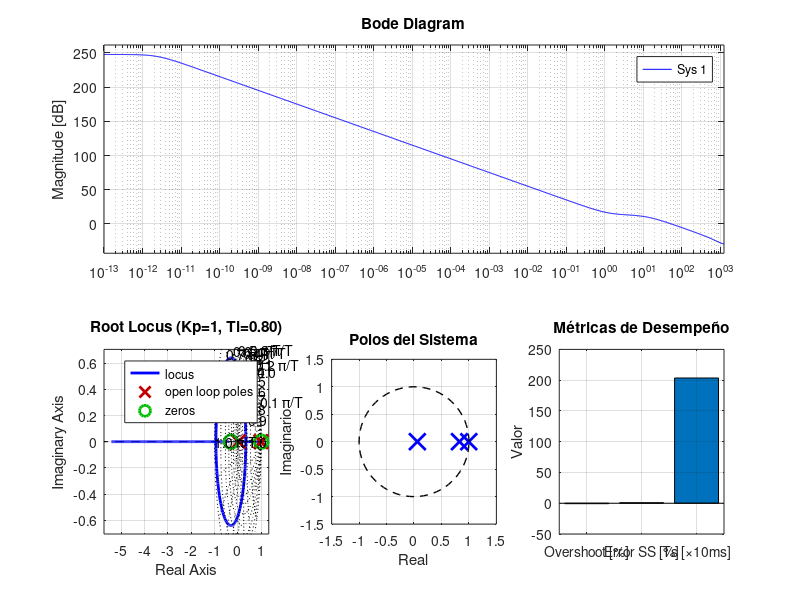
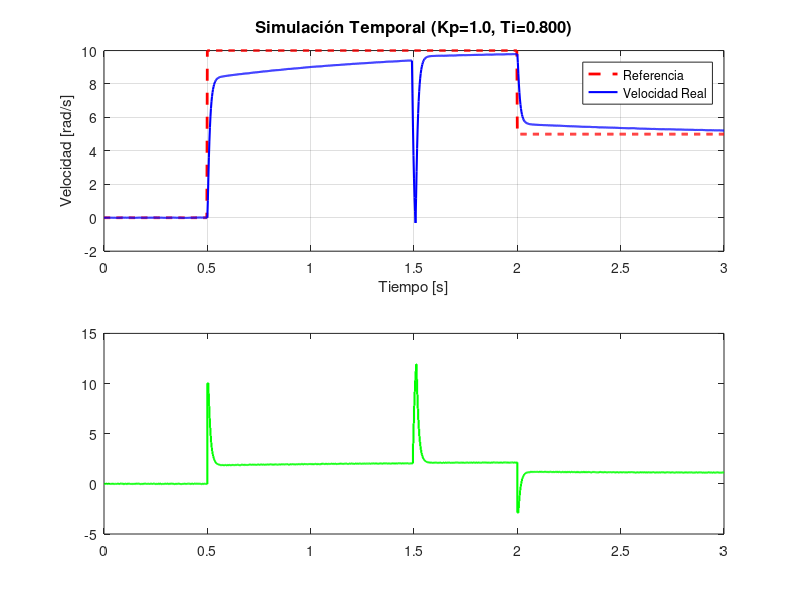

The MATLAB script that drew these images, in order: (Note: this script raises an error after producing the figures.)
%% ========================================
%  CÓDIGO PARA PROBAR PI PASO A PASO
%  Ajusta los parámetros y observa resultados
% ========================================

clear all; close all; clc;

%% PARÁMETROS DEL MOTOR DC
Ra = 4.04;
La = 0.00255;
Km = 0.1863;
Bm = 1.391e-3;
Jm = 8.315e-4;

numM = Km;
denM = [La*Jm, (Ra*Jm + La*Bm), (Ra*Bm + Km^2)];
G_m = tf(numM, denM);

%% DISCRETIZACIÓN
Fs = 400;           % Frecuencia de muestreo [Hz]
T = 1/Fs;           % Período: 0.0025 s = 2.5 ms

plantaMD = c2d(G_m, T, 'zoh');
[numMD, denMD] = tfdata(plantaMD, 'v');

b_planta = numMD / denMD(1);
a_planta = denMD / denMD(1);

fprintf('========================================\n');
fprintf('  SISTEMA DISCRETIZADO\n');
fprintf('========================================\n');
fprintf('Frecuencia de muestreo: %.0f Hz\n', Fs);
fprintf('Período de muestreo: %.4f s (%.2f ms)\n\n', T, T*1000);

%% ========================================
%  AJUSTE DE PARÁMETROS
% ========================================

fprintf('========================================\n');
fprintf('  AJUSTE DE PARÁMETROS\n');
fprintf('========================================\n\n');

% ┌─────────────────────────────────────────┐
% │ AJUSTA ESTOS VALORES Y VUELVE A EJECUTAR│
% └─────────────────────────────────────────┘

% BASADO EN TUS RESULTADOS:
% - Kp=5 da overshoot de 1.7% (estable)
% - Kp=10 da overshoot de 30% (límite)
% - Kp≥40 es INESTABLE

Kp = 1;         % <-- Valor conservador y estable
Ti = 0.8;       % <-- Empezar aquí


% ┌─────────────────────────────────────────┐
% │        FIN DE PARÁMETROS AJUSTABLES      │
% └─────────────────────────────────────────┘

fprintf('Parámetros de prueba:\n');
fprintf('  Kp = %.1f\n', Kp);
fprintf('  Ti = %.3f s\n\n', Ti);

% Crear controlador
C_s = tf(Kp * [Ti, 1], [Ti, 0]);
C_z = c2d(C_s, T, 'tustin');

% Lazo cerrado
cloop = feedback(C_z * plantaMD, 1);

% Análisis
polos = pole(cloop);
max_polo = max(abs(polos));

fprintf('Polos del lazo cerrado:\n');
for i = 1:length(polos)
    fprintf('  Polo %d: %.6f %+.6fi  (|z| = %.4f)\n', ...
            i, real(polos(i)), imag(polos(i)), abs(polos(i)));
end

if max_polo < 1
    fprintf('\n✅ Sistema ESTABLE\n');
else
    fprintf('\n❌ Sistema INESTABLE\n');
end

% Respuesta al escalón
[y, t] = step(cloop, 3);

pico = max(y);
overshoot = ((pico - 1) / 1) * 100;

idx_settled = find(abs(y - 1) <= 0.02, 1);
if ~isempty(idx_settled)
    t_settling = t(idx_settled);
else
    t_settling = NaN;
end

error_ss = abs(1 - mean(y(end-50:end)));

fprintf('\nMétricas:\n');
fprintf('  Overshoot: %.1f%%\n', overshoot);
fprintf('  Settling time: %.3f s\n', t_settling);
fprintf('  Error SS: %.6f\n', error_ss);

fprintf('\n========================================\n');
fprintf('EVALUACIÓN:\n');
fprintf('========================================\n');

score = 0;
if max_polo < 1
    fprintf('✅ Estable\n');
    score = score + 1;
else
    fprintf('❌ Inestable - REDUCIR Kp\n');
end

if overshoot < 30
    fprintf('✅ Overshoot aceptable (%.1f%%)\n', overshoot);
    score = score + 1;
else
    fprintf('⚠️  Overshoot alto (%.1f%%) - REDUCIR Kp o AUMENTAR Ti\n', overshoot);
end

if error_ss < 0.01
    fprintf('✅ Error estado estacionario prácticamente cero\n');
    score = score + 1;
else
    fprintf('⚠️  Error SS alto - REDUCIR Ti\n');
end

if t_settling < 2.0
    fprintf('✅ Respuesta rápida (Ts = %.2fs)\n', t_settling);
    score = score + 1;
else
    fprintf('⚠️  Respuesta lenta - AUMENTAR Kp o REDUCIR Ti\n');
end

fprintf('\nPuntuación: %d/4\n', score);
if score >= 3
    fprintf('🎯 ¡Buen ajuste!\n');
elseif score >= 2
    fprintf('⚠️  Mejorable, ajusta más\n');
else
    fprintf('❌ Necesita ajustes importantes\n');
end

fprintf('========================================\n\n');

%% ========================================
%  GRÁFICOS
% ========================================

figure('Position', [100 100 1400 800]);

% Gráfico 1: Respuesta al escalón
subplot(2,3,1);
step(cloop, 'b', 3);
grid on;
title('Respuesta al Escalón', 'FontSize', 11, 'FontWeight', 'bold');
xlabel('Tiempo [s]');
ylabel('Amplitud');

% Gráfico 2: Mapa polo-cero
subplot(2,3,2);
pzmap(cloop, 'b');
zgrid;
title('Mapa Polo-Cero', 'FontSize', 11, 'FontWeight', 'bold');

% Gráfico 3: Bode
subplot(2,3,3);
bode(C_z * plantaMD, 'b');
grid on;
title('Diagrama de Bode', 'FontSize', 11, 'FontWeight', 'bold');

% Gráfico 4: Root Locus
subplot(2,3,4);
rlocus(C_z * plantaMD);
zgrid;
title(sprintf('Root Locus (Kp=%.0f, Ti=%.2f)', Kp, Ti), 'FontSize', 11, 'FontWeight', 'bold');

% Gráfico 5: Polos
subplot(2,3,5);
plot(real(polos), imag(polos), 'bx', 'MarkerSize', 12, 'LineWidth', 2); hold on;
theta = linspace(0, 2*pi, 100);
plot(cos(theta), sin(theta), 'k--', 'LineWidth', 1);
grid on;
axis equal;
xlim([-1.5 1.5]);
ylim([-1.5 1.5]);
xlabel('Real');
ylabel('Imaginario');
title('Polos del Sistema', 'FontSize', 11, 'FontWeight', 'bold');

% Gráfico 6: Métricas
subplot(2,3,6);
bar([overshoot; error_ss*100; t_settling*100]);
grid on;
title('Métricas de Desempeño', 'FontSize', 11, 'FontWeight', 'bold');
set(gca, 'XTickLabel', {'Overshoot [%]', 'Error SS [%]', 'Ts [×10ms]'});
ylabel('Valor');

%% ========================================
%  SECCIÓN 4: SIMULACIÓN COMPLETA
% ========================================

fprintf('========================================\n');
fprintf('  SIMULACIÓN TEMPORAL\n');
fprintf('========================================\n\n');

% Extraer coeficientes discretos
[numCD, denCD] = tfdata(C_z, 'v');
b_ctrl = numCD / denCD(1);
a_ctrl = denCD / denCD(1);

d0 = b_ctrl(1);
d1 = b_ctrl(2);
c1 = a_ctrl(2);

fprintf('Coeficientes del controlador discreto:\n');
fprintf('  d0 = %.10f\n', d0);
fprintf('  d1 = %.10f\n', d1);
fprintf('  c1 = %.10f\n\n', c1);

fprintf('Ecuación en diferencias:\n');
fprintf('  u[k] = %.4f*u[k-1] + %.4f*e[k] + %.4f*e[k-1]\n\n', -c1, d0, d1);

fprintf('Código C para PSoC:\n');
fprintf('--------------------\n');
fprintf('static const float d0 = %.10ff;\n', d0);
fprintf('static const float d1 = %.10ff;\n', d1);
fprintf('static const float c1 = %.10ff;\n\n', c1);
fprintf('float u_k = -c1*u_k1 + d0*e_k + d1*e_k1;\n');
fprintf('--------------------\n\n');

% Simulación
t_sim = 3.0;
td = 0:T:t_sim;
n = length(td);

ud = zeros(1, n);
yd = zeros(1, n);
ed = zeros(1, n);
ref_d = zeros(1, n);

limite = 1264;

% Estados
e_k1 = 0;
u_k1 = 0;
y_k1 = 0;
y_k2 = 0;
u_planta_k1 = 0;
u_planta_k2 = 0;

% Referencia
for k = 1:n
    if td(k) < 0.5
        ref_d(k) = 0;
    elseif td(k) < 2.0
        ref_d(k) = 10.0;
    else
        ref_d(k) = 5.0;
    end
end

% Loop de control
for k = 2:n
    ruido = (rand() - 0.5) * 0.05;
    y_medido = yd(k-1) + ruido;
    
    ed(k) = ref_d(k) - y_medido;
    
    ud_calc = -c1 * u_k1 + d0 * ed(k) + d1 * e_k1;
    
    if ud_calc > limite
        ud(k) = limite;
    elseif ud_calc < -limite
        ud(k) = -limite;
    else
        ud(k) = ud_calc;
    end
    
    yd(k) = b_planta(2)*u_planta_k1 + b_planta(3)*u_planta_k2 ...
          - a_planta(2)*y_k1 - a_planta(3)*y_k2;
    
    if abs(td(k) - 1.5) < 0.01
        yd(k) = yd(k) - 2.0;
    end
    
    e_k1 = ed(k);
    u_k1 = ud(k);
    u_planta_k2 = u_planta_k1;
    u_planta_k1 = ud(k);
    y_k2 = y_k1;
    y_k1 = yd(k);
end

% Gráficos de simulación
figure('Position', [100 100 1400 600]);

subplot(2,1,1);
plot(td, ref_d, 'r--', 'LineWidth', 2); hold on;
plot(td, yd, 'b', 'LineWidth', 1.5);
grid on;
title(sprintf('Simulación Temporal (Kp=%.1f, Ti=%.3f)', Kp, Ti), 'FontSize', 12, 'FontWeight', 'bold');
xlabel('Tiempo [s]');
ylabel('Velocidad [rad/s]');
legend('Referencia', 'Velocidad Real', 'Location', 'best');

subplot(2,1,2);
stairs(td, ud, 'g', 'LineWidth', 1.5); hold on;
yline(limite, 'r--', 'LineWidth', 1, 'DisplayName', 'Límite superior');
yline(-limite, 'r--', 'LineWidth', 1, 'DisplayName', 'Límite inferior');
grid on;
title('Señal de Control (PWM)', 'FontSize', 12, 'FontWeight', 'bold');
xlabel('Tiempo [s]');
ylabel('u[k]');
legend('PWM', 'Location', 'best');

fprintf('========================================\n');
fprintf('  RESUMEN FINAL\n');
fprintf('========================================\n');
fprintf('Parámetros ajustados:\n');
fprintf('  Kp = %.1f\n', Kp);
fprintf('  Ti = %.3f s\n\n', Ti);

fprintf('Error estado estacionario: %.6f rad/s\n', abs(ref_d(end) - mean(yd(end-50:end))));
fprintf('========================================\n\n');

fprintf('💡 TIP: Ajusta Kp y Ti en la SECCIÓN 2 y vuelve a ejecutar\n\n');
